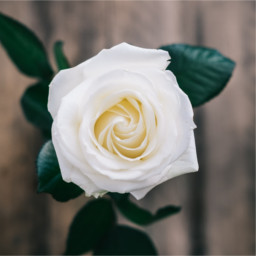
#> input picture spiele/memory/annie-spratt-pDGNBK9A0sk-unsplash.jpg, 256 x 256 px; its folder holds 4 pictures in this run
$ python merge.py
#> lines starting #> are read from the running program, lines starting #| are printed output that depends on the picture

from PIL import Image
import os

im = Image.new(size=(1544, 644), mode='RGB')
#> im: PIL image 1544x644 RGB; every value is 0

positions = [(x, y) for x in range(5) for y in range(2)]
files = [fn for fn in os.listdir('.') if fn.endswith('.jpg')]

for (x,y), fn in zip(positions, files):
    sq = Image.open(fn)
#> sq is the input picture: PIL image 256x256 RGB; mean R, G, B 117, 115.5, 108.4
    im.paste(sq, (x*300+44, y*300+44))
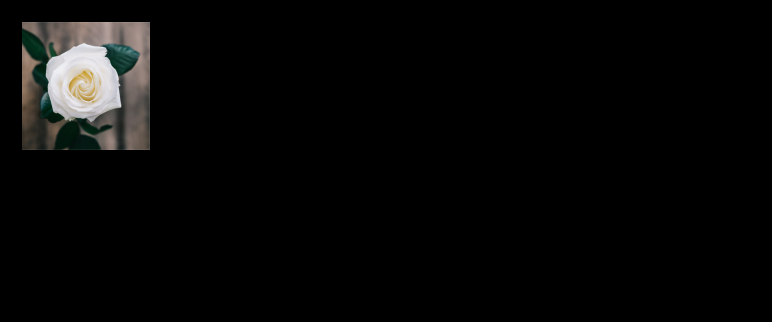
#> im: PIL image 1544x644 RGB (shown at 1/2 size); mean R, G, B 7.7, 7.6, 7.1
#> pass 2 of the loop `for (x,y), fn in zip(positions, files):`:
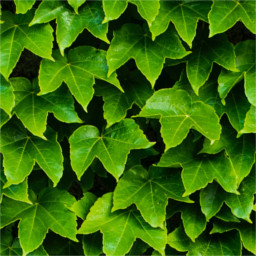
#> input picture spiele/memory/asoggetti-Sz4iD0pipxc-unsplash.jpg, 256 x 256 px
#> sq is the input picture: PIL image 256x256 RGB; mean R, G, B 54.6, 105.6, 8.2
#> `im.paste(sq, (x*300+44, y*300+44))`:
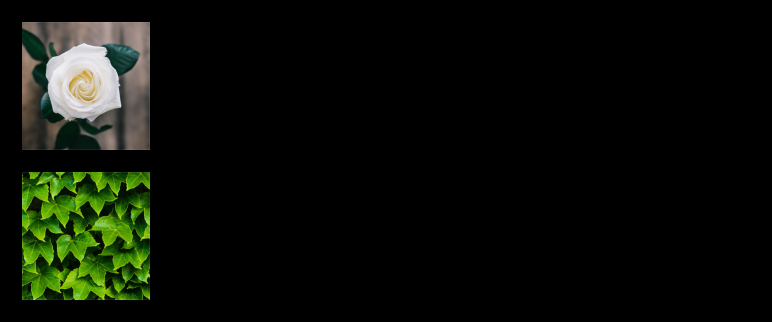
#> im: PIL image 1544x644 RGB (shown at 1/2 size); mean R, G, B 11.3, 14.6, 7.7
#> pass 3 of the loop `for (x,y), fn in zip(positions, files):`:
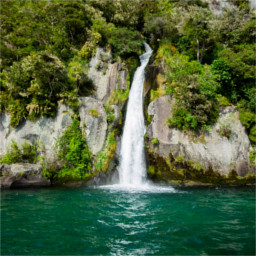
#> input picture spiele/memory/ben-guerin-NWrye3NRrKw-unsplash.jpg, 256 x 256 px
#> sq is the input picture: PIL image 256x256 RGB; mean R, G, B 78.5, 99.1, 61.5
#> `im.paste(sq, (x*300+44, y*300+44))`:
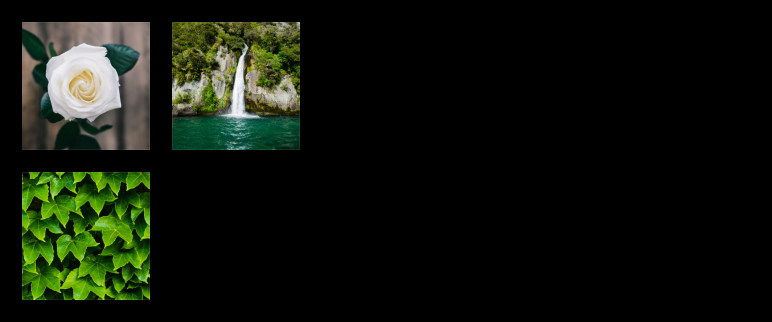
#> im: PIL image 1544x644 RGB (shown at 1/2 size); mean R, G, B 16.5, 21.1, 11.7
#> the loop made 4 passes; the first 3 are shown

im.save('memory.png')
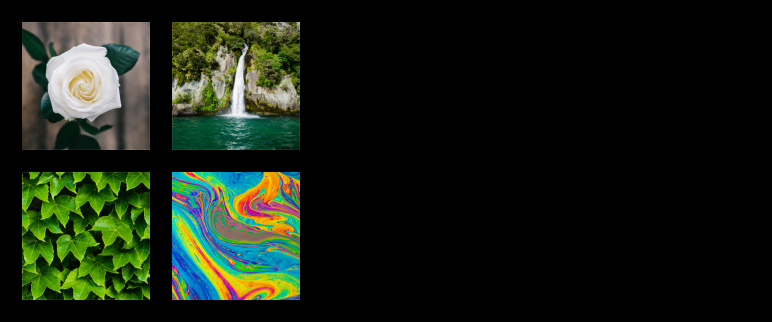
#> saved as memory.png: PIL image 1544x644 RGB (shown at 1/2 size); mean R, G, B 23.4, 30.8, 18.9
